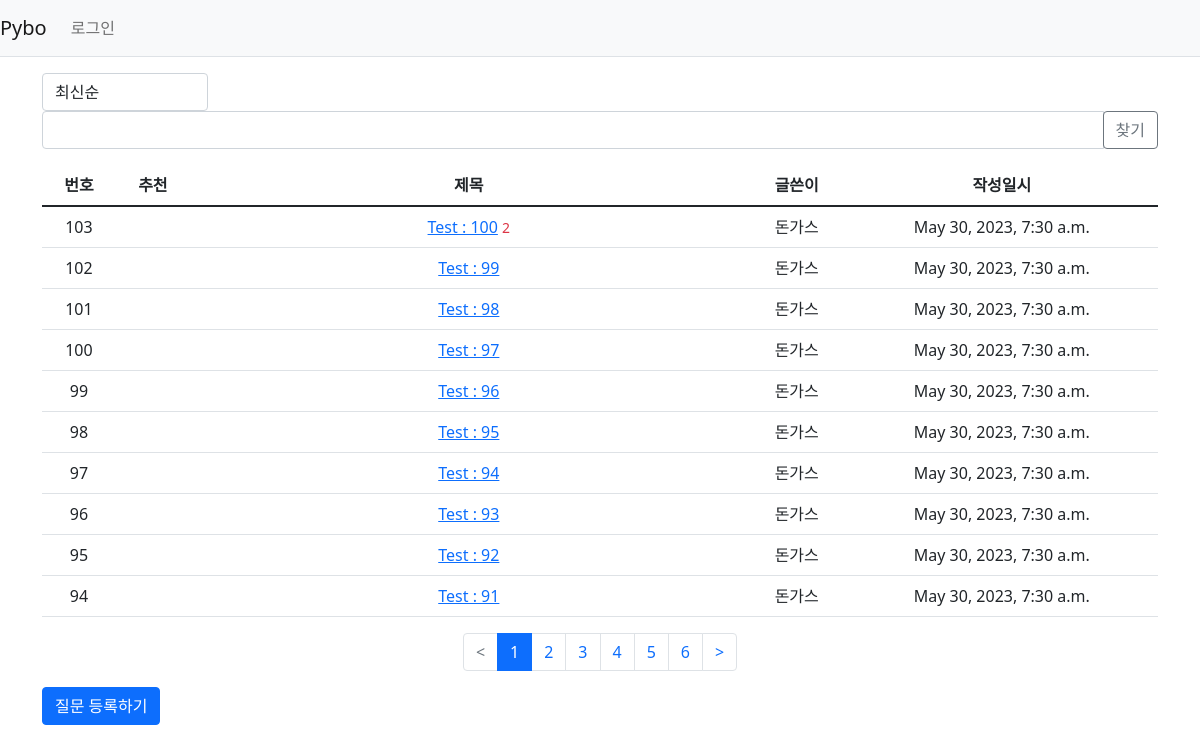
Screenshot of /pybo/ with the database file from the repository.
### pybo/models.py (models this page shows, shortened)
class Question(models.Model):
    author = models.ForeignKey(User, on_delete = models.CASCADE, related_name='author_question')
    subject = models.CharField(max_length = 200)
    content = models.TextField()
    create_date = models.DateTimeField()
    modify_date = models.DateTimeField(null=True, blank=True)
    modify_count = models.IntegerField(default=0)
    voter = models.ManyToManyField(User, related_name = 'voter_question') # 추천인 추가

### pybo/views/base_views.py (the view, shortened to what this page needs)
# urls.py: path('', base_views.index, name = 'index')
def index(request):
    logger.info("INFO 레벨로 출력")
    page = request.GET.get('page', '1')  # 페이지
    kw = request.GET.get('kw', '')  # 검색어
    so = request.GET.get('so', 'recent')  # 정렬기준
    if so == 'recommend':
        question_list = Question.objects.annotate(num_voter=Count('voter')).order_by('-num_voter', '-create_date')
    elif so == 'popular':
        question_list = Question.objects.annotate(num_answer=Count('answer')).order_by('-num_answer', '-create_date')
    else:  # recent
        question_list = Question.objects.order_by('-create_date')
    paginator = Paginator(question_list, 10)  # 페이지당 10개씩 보여주기
    page_obj = paginator.get_page(page)
    context = {'question_list': page_obj, 'page': page, 'kw': kw, 'so': so}  # <------ so 추가
    return render(request, 'pybo/question_list.html', context)

### pybo/templatetags/pybo_filter.py (called while the page is built)
@register.filter
def sub(value, arg):
    return value - arg

### templates/pybo/question_list.html (shortened to what this page needs)
{% extends 'base.html' %}
{% load pybo_filter %}
{% block content %}
<div class="container my-3">
    <div class="row justify-content-between my-3">
        <div class="col-2">
            <select class="form-control so">
                <option value="recent" {% if so == 'recent' %}selected{% endif %}>최신순</option>
            </select>
        </div>
        <div class="col-4 input-group">
            <input type="text" class="form-control kw" value="{{ kw|default_if_none:'' }}">
            <div class="input-group-append">
                <button class="btn btn-outline-secondary" type="button" id="btn_search">찾기</button>
            </div>
        </div>
    </div>
    <table class="table">
        <thead>
        <tr class="text-center thead-dark">
            <th>번호</th>
            <th>추천</th>
            <th style="width:50%">제목</th>
            <th>글쓴이</th>
            <th>작성일시</th>
        </tr>
        </thead>
        <tbody>
        {% if question_list %}
        {% for question in question_list %}
        <tr class="text-center">
            <td>
                {{ question_list.paginator.count|sub:question_list.start_index|sub:forloop.counter0|add:1 }}
            </td>
            <td>
            </td>
            <td class="text-left">
                <a href="{% url 'pybo:detail' question.id %}">{{ question.subject }}</a>
                {% if question.answer_set.count > 0 %}
                <span class="text-danger small ml-2">{{ question.answer_set.count }}</span>
                {% endif %}
            </td>
            <td>{{ question.author.username }}</td>
            <td>{{ question.create_date }}</td>
        </tr>
        {% endfor %}
        {% else %}
        <tr>
            <td colspan="3">질문이 없습니다.</td>
        </tr>
        {% endif %}
        </tbody>
    </table>
    <ul class="pagination justify-content-center">
        {% if question_list.has_previous %}
        <li class="page-item">
            <a class="page-link" data-page="{{ question_list.previous_page_number }}" href="#"><</a>
        </li>
        {% else %}
        <li class="page-item disabled">
            <a class="page-link" tabindex="-1" aria-disabled="true" href="#"><</a>
        </li>
        {% endif %}
        {% for page_number in question_list.paginator.page_range %}
        {% if page_number >= question_list.number|add:-5 and page_number <= question_list.number|add:5 %}
            {% if page_number == question_list.number %}
            <li class="page-item active" aria-current="page">
                <a class="page-link" data-page="{{ page_number }}" href="#">{{ page_number }}</a>
            </li>
            {% else %}
            <li class="page-item">
                <a class="page-link" data-page="{{ page_number }}" href="#">{{ page_number }}</a>
            </li>
            {% endif %}
        {% endif %}
        {% endfor %}
        {% if question_list.has_next %}
        <li class="page-item">
            <a class="page-link" data-page="{{ question_list.next_page_number }}" href="#">></a>
        </li>
        {% else %}
        <li class="page-item disabled">
            <a class="page-link" tabindex="-1" aria-disabled="true" href="#">></a>
        </li>
        {% endif %}
    </ul>
    <a href="{% url 'pybo:question_create' %}" class="btn btn-primary">질문 등록하기</a>
</div>
{% endblock %}

### rows the page displays
Question: paginator.count|sub "103", subject "Test : 100", answer_set.count "2", author.username "돈가스", create_date "May 30, 2023, 7:30 a.m."
Question: paginator.count|sub "102", subject "Test : 99", author.username "돈가스", create_date "May 30, 2023, 7:30 a.m."
Question: paginator.count|sub "101", subject "Test : 98", author.username "돈가스", create_date "May 30, 2023, 7:30 a.m."
Question: paginator.count|sub "100", subject "Test : 97", author.username "돈가스", create_date "May 30, 2023, 7:30 a.m."
Question: paginator.count|sub "99", subject "Test : 96", author.username "돈가스", create_date "May 30, 2023, 7:30 a.m."
Question: paginator.count|sub "98", subject "Test : 95", author.username "돈가스", create_date "May 30, 2023, 7:30 a.m."
Question: paginator.count|sub "97", subject "Test : 94", author.username "돈가스", create_date "May 30, 2023, 7:30 a.m."
Question: paginator.count|sub "96", subject "Test : 93", author.username "돈가스", create_date "May 30, 2023, 7:30 a.m."
Question: paginator.count|sub "95", subject "Test : 92", author.username "돈가스", create_date "May 30, 2023, 7:30 a.m."
Question: paginator.count|sub "94", subject "Test : 91", author.username "돈가스", create_date "May 30, 2023, 7:30 a.m."

### other values shown
{{ page_number }} "1"
{{ page_number }} "2" "3" "4" "5" "6"
